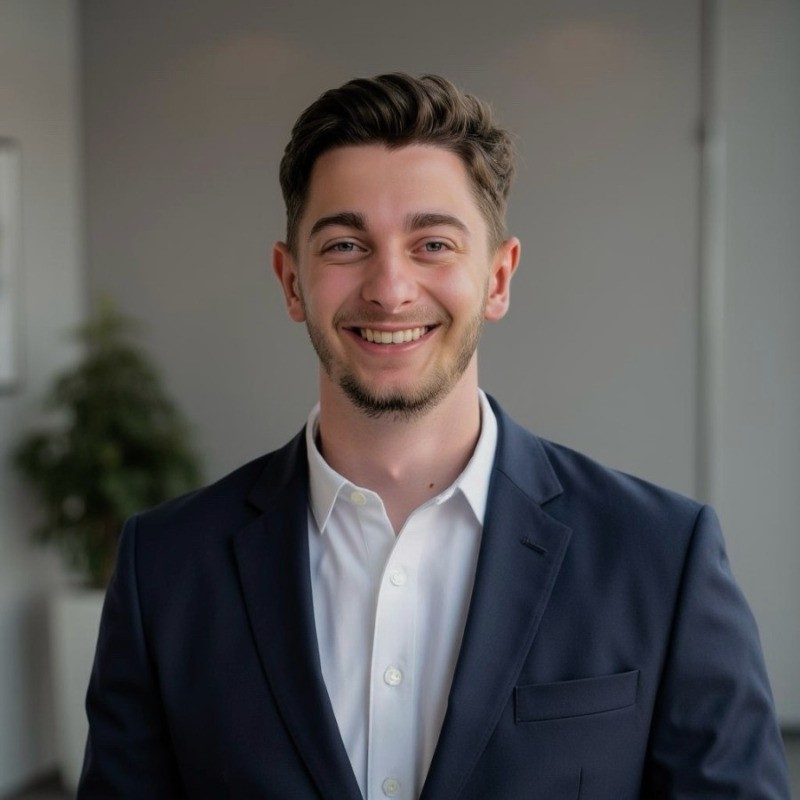
#> input picture face_recognition_and_anonymization/img.jpg, 800 x 800 px, given in place of the camera
$ python opencv_color_detection_v2.py
#> lines starting #> are read from the running program, lines starting #| are printed output that depends on the picture; after the words box and inside, x2 and y2 are one past the last pixel; in counts of white or black regions, pixels touching at a corner belong together
import cv2
import numpy as np

LEMON_YELLOW_BGR = [0, 247, 255]
DELTA_H = 10
S_MIN = 120
V_MIN = 140
MIN_AREA = 2000
EXCLUDE_SKIN = True

def get_yellow_limits(color_bgr, delta=10, s_min=120, v_min=140):
    c = np.array(color_bgr, dtype=np.uint8).reshape(1, 1, 3)
    hsv = cv2.cvtColor(c, cv2.COLOR_BGR2HSV)
    h = int(hsv[0, 0, 0])
    h_lo = max(h - delta, 0)
    h_hi = min(h + delta, 179)
    lower = np.array([h_lo, s_min, v_min], dtype=np.uint8)
    upper = np.array([h_hi, 255, 255], dtype=np.uint8)
    return lower, upper

def skin_mask_ycrcb(frame_bgr):
    ycrcb = cv2.cvtColor(frame_bgr, cv2.COLOR_BGR2YCrCb)
    lower = np.array([0, 133, 77], dtype=np.uint8)
    upper = np.array([255, 173, 127], dtype=np.uint8)
    return cv2.inRange(ycrcb, lower, upper)

def clean_mask(mask):
    k = cv2.getStructuringElement(cv2.MORPH_ELLIPSE, (5, 5))
    mask = cv2.morphologyEx(mask, cv2.MORPH_OPEN, k, iterations=1)
    mask = cv2.morphologyEx(mask, cv2.MORPH_DILATE, k, iterations=1)
    return mask

def biggest_bbox(mask, min_area=1500):
    cnts, _ = cv2.findContours(mask, cv2.RETR_EXTERNAL, cv2.CHAIN_APPROX_SIMPLE)
    best, best_area = None, 0
    for c in cnts:
        x, y, w, h = cv2.boundingRect(c)
        area = w * h
        if area > best_area and area >= min_area:
            best = (x, y, x + w, y + h)
            best_area = area
    return best

def main():
    lower_y, upper_y = get_yellow_limits(LEMON_YELLOW_BGR, DELTA_H, S_MIN, V_MIN)

    cap = cv2.VideoCapture(0)
    if not cap.isOpened():
        print("Camera can't be opened.")
        return

    while True:
        ret, frame = cap.read()
#> frame is the input picture: shape (800, 800, 3); mean B, G, R 87.5, 87.6, 89.8
        if not ret:
            print("No frame from the camera.")
            break

        hsv = cv2.cvtColor(frame, cv2.COLOR_BGR2HSV)
#> hsv: shape (800, 800, 3); mean H, S, V 60.3, 57.3, 96.7
        mask_yellow = cv2.inRange(hsv, lower_y, upper_y)
#> mask_yellow: shape (800, 800); every value is 0

        if EXCLUDE_SKIN:
            mask_skin = skin_mask_ycrcb(frame)
#> in skin_mask_ycrcb, `ycrcb = cv2.cvtColor(frame_bgr, cv2.COLOR_BGR2YCrCb)`: ycrcb: shape (800, 800, 3); mean of channels 0, 1, 2 88.2, 129.1, 127.6
#> in skin_mask_ycrcb, `return cv2.inRange(ycrcb, lower, upper)`:
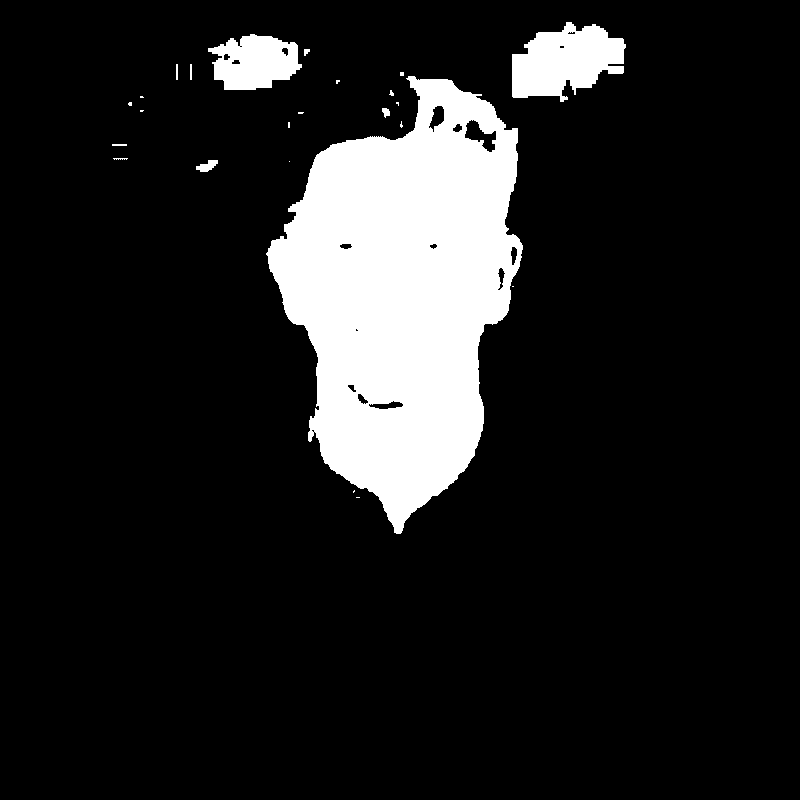
#> returned value: shape (800, 800); 12.8% white; 24 white regions (14 under 20 px), largest, box (x1, y1, x2, y2) and area: (266, 76, 523, 534) 71765, (512, 22, 626, 102) 5999, (208, 34, 302, 90) 3711
            mask = cv2.bitwise_and(mask_yellow, cv2.bitwise_not(mask_skin))
        else:
            mask = mask_yellow

        mask = clean_mask(mask)
        bbox = biggest_bbox(mask, MIN_AREA)
#> in biggest_bbox, `cnts, _ = cv2.findContours(mask, cv2.RETR_EXTERNAL, cv2.CHAIN_APPROX_S..`: cnts = []
#> after the loop in biggest_bbox, `for c in cnts:`: best_area = 0

        if bbox:
            x1, y1, x2, y2 = bbox
            cv2.rectangle(frame, (x1, y1), (x2, y2), (0, 255, 0), 3)
            print(f"Object found at: x1={x1}, y1={y1}, x2={x2}, y2={y2}")
        else:
            print("No object found")

        cv2.imshow('frame', frame)

        if cv2.waitKey(1) & 0xFF == ord('q'):
#> (key q is pressed here)
            break

    cap.release()
    cv2.destroyAllWindows()

if __name__ == "__main__":
    main()
